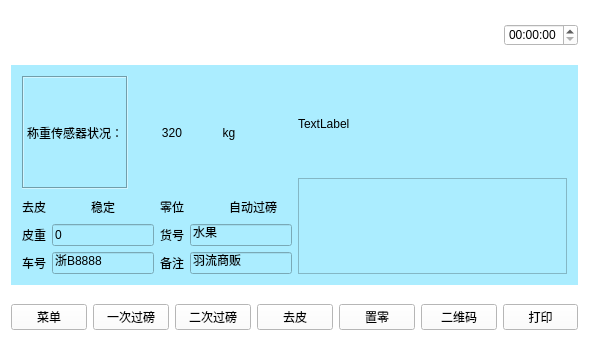
<?xml version="1.0" encoding="UTF-8"?>
<ui version="4.0">
 <class>Index</class>
 <widget class="QMainWindow" name="Index">
  <property name="geometry">
   <rect>
    <x>0</x>
    <y>0</y>
    <width>589</width>
    <height>354</height>
   </rect>
  </property>
  <property name="sizePolicy">
   <sizepolicy hsizetype="Minimum" vsizetype="Minimum">
    <horstretch>0</horstretch>
    <verstretch>0</verstretch>
   </sizepolicy>
  </property>
  <property name="minimumSize">
   <size>
    <width>200</width>
    <height>150</height>
   </size>
  </property>
  <property name="windowTitle">
   <string>Index</string>
  </property>
  <property name="styleSheet">
   <string notr="true">background-color: rgb(255, 255, 255);</string>
  </property>
  <widget class="QWidget" name="centralWidget">
   <layout class="QGridLayout" name="gridLayout_2" rowstretch="1,5,1">
    <item row="0" column="0">
     <layout class="QHBoxLayout" name="horizontalLayout_5">
      <item>
       <widget class="QPushButton" name="pushButton">
        <property name="text">
         <string/>
        </property>
        <property name="icon">
         <iconset resource="myimages.qrc">
          <normaloff>:/image/images/4g.png</normaloff>:/image/images/4g.png</iconset>
        </property>
        <property name="flat">
         <bool>true</bool>
        </property>
       </widget>
      </item>
      <item>
       <widget class="QPushButton" name="pushButton_2">
        <property name="text">
         <string/>
        </property>
        <property name="icon">
         <iconset resource="myimages.qrc">
          <normaloff>:/image/images/wireless.svg</normaloff>:/image/images/wireless.svg</iconset>
        </property>
        <property name="flat">
         <bool>true</bool>
        </property>
       </widget>
      </item>
      <item>
       <widget class="QPushButton" name="pushButton_4">
        <property name="text">
         <string/>
        </property>
        <property name="icon">
         <iconset resource="myimages.qrc">
          <normaloff>:/image/images/bl.svg</normaloff>:/image/images/bl.svg</iconset>
        </property>
        <property name="flat">
         <bool>true</bool>
        </property>
       </widget>
      </item>
      <item>
       <widget class="QPushButton" name="pushButton_5">
        <property name="text">
         <string/>
        </property>
        <property name="icon">
         <iconset resource="myimages.qrc">
          <normaloff>:/image/images/locate.svg</normaloff>:/image/images/locate.svg</iconset>
        </property>
        <property name="flat">
         <bool>true</bool>
        </property>
       </widget>
      </item>
      <item>
       <spacer name="horizontalSpacer_4">
        <property name="orientation">
         <enum>Qt::Horizontal</enum>
        </property>
        <property name="sizeHint" stdset="0">
         <size>
          <width>40</width>
          <height>20</height>
         </size>
        </property>
       </spacer>
      </item>
      <item>
       <widget class="QTimeEdit" name="timeEdit_2"/>
      </item>
     </layout>
    </item>
    <item row="1" column="0">
     <widget class="QWidget" name="widget_2" native="true">
      <property name="sizePolicy">
       <sizepolicy hsizetype="Preferred" vsizetype="Fixed">
        <horstretch>0</horstretch>
        <verstretch>0</verstretch>
       </sizepolicy>
      </property>
      <property name="styleSheet">
       <string notr="true">background-color: rgb(171, 237, 255);</string>
      </property>
      <layout class="QVBoxLayout" name="verticalLayout_4">
       <item>
        <layout class="QHBoxLayout" name="horizontalLayout_3" stretch="1,1">
         <item>
          <layout class="QVBoxLayout" name="verticalLayout_2" stretch="1,1">
           <item>
            <layout class="QVBoxLayout" name="verticalLayout" stretch="5,1">
             <property name="sizeConstraint">
              <enum>QLayout::SetDefaultConstraint</enum>
             </property>
             <item>
              <layout class="QHBoxLayout" name="horizontalLayout_4">
               <item>
                <widget class="QLabel" name="label_11">
                 <property name="sizePolicy">
                  <sizepolicy hsizetype="Preferred" vsizetype="Expanding">
                   <horstretch>0</horstretch>
                   <verstretch>0</verstretch>
                  </sizepolicy>
                 </property>
                 <property name="frameShape">
                  <enum>QFrame::Box</enum>
                 </property>
                 <property name="frameShadow">
                  <enum>QFrame::Sunken</enum>
                 </property>
                 <property name="text">
                  <string>称重传感器状况：</string>
                 </property>
                 <property name="alignment">
                  <set>Qt::AlignRight|Qt::AlignTrailing|Qt::AlignVCenter</set>
                 </property>
                 <property name="wordWrap">
                  <bool>true</bool>
                 </property>
                </widget>
               </item>
               <item>
                <widget class="QLabel" name="weight_label">
                 <property name="text">
                  <string>320</string>
                 </property>
                 <property name="scaledContents">
                  <bool>false</bool>
                 </property>
                 <property name="alignment">
                  <set>Qt::AlignCenter</set>
                 </property>
                 <property name="wordWrap">
                  <bool>false</bool>
                 </property>
                </widget>
               </item>
               <item>
                <widget class="QLabel" name="label_12">
                 <property name="text">
                  <string>  kg</string>
                 </property>
                </widget>
               </item>
              </layout>
             </item>
             <item>
              <layout class="QHBoxLayout" name="horizontalLayout_2">
               <property name="sizeConstraint">
                <enum>QLayout::SetNoConstraint</enum>
               </property>
               <item>
                <widget class="QLabel" name="label_6">
                 <property name="text">
                  <string>去皮</string>
                 </property>
                </widget>
               </item>
               <item>
                <widget class="QLabel" name="label_7">
                 <property name="text">
                  <string>稳定</string>
                 </property>
                </widget>
               </item>
               <item>
                <widget class="QLabel" name="label_8">
                 <property name="text">
                  <string>零位</string>
                 </property>
                </widget>
               </item>
               <item>
                <widget class="QLabel" name="label_9">
                 <property name="text">
                  <string>自动过磅</string>
                 </property>
                </widget>
               </item>
              </layout>
             </item>
            </layout>
           </item>
           <item>
            <layout class="QGridLayout" name="gridLayout" columnstretch="1,0,0,0">
             <item row="0" column="1">
              <widget class="QLineEdit" name="lineEdit">
               <property name="text">
                <string>0</string>
               </property>
              </widget>
             </item>
             <item row="0" column="0">
              <widget class="QLabel" name="label">
               <property name="text">
                <string>皮重</string>
               </property>
              </widget>
             </item>
             <item row="0" column="2">
              <widget class="QLabel" name="label_2">
               <property name="text">
                <string>货号</string>
               </property>
              </widget>
             </item>
             <item row="1" column="1">
              <widget class="mylineedit" name="lineEdit_car">
               <property name="text">
                <string>浙B8888</string>
               </property>
              </widget>
             </item>
             <item row="0" column="3">
              <widget class="mylineedit1" name="lineEdit_art">
               <property name="text">
                <string>水果</string>
               </property>
              </widget>
             </item>
             <item row="1" column="0">
              <widget class="QLabel" name="label_3">
               <property name="text">
                <string>车号</string>
               </property>
              </widget>
             </item>
             <item row="1" column="2">
              <widget class="QLabel" name="label_4">
               <property name="text">
                <string>备注</string>
               </property>
              </widget>
             </item>
             <item row="1" column="3">
              <widget class="QLineEdit" name="lineEdit_remark">
               <property name="text">
                <string>羽流商贩</string>
               </property>
              </widget>
             </item>
            </layout>
           </item>
          </layout>
         </item>
         <item>
          <layout class="QVBoxLayout" name="verticalLayout_3" stretch="1,1">
           <item>
            <widget class="myWidget" name="shipin" native="true">
             <widget class="QLabel" name="iplabel">
              <property name="geometry">
               <rect>
                <x>0</x>
                <y>0</y>
                <width>270</width>
                <height>96</height>
               </rect>
              </property>
              <property name="text">
               <string>TextLabel</string>
              </property>
             </widget>
            </widget>
           </item>
           <item>
            <widget class="QGraphicsView" name="graphicsView_2"/>
           </item>
          </layout>
         </item>
        </layout>
       </item>
      </layout>
     </widget>
    </item>
    <item row="2" column="0">
     <layout class="QHBoxLayout" name="horizontalLayout">
      <item>
       <widget class="QPushButton" name="menu">
        <property name="font">
         <font>
          <family>Bitstream Charter</family>
         </font>
        </property>
        <property name="text">
         <string>菜单</string>
        </property>
       </widget>
      </item>
      <item>
       <widget class="QPushButton" name="yiciguobang">
        <property name="text">
         <string>一次过磅</string>
        </property>
       </widget>
      </item>
      <item>
       <widget class="QPushButton" name="erciguobang">
        <property name="text">
         <string>二次过磅</string>
        </property>
       </widget>
      </item>
      <item>
       <widget class="QPushButton" name="pushButton_7">
        <property name="enabled">
         <bool>true</bool>
        </property>
        <property name="text">
         <string>去皮</string>
        </property>
       </widget>
      </item>
      <item>
       <widget class="QPushButton" name="pushButton_3">
        <property name="text">
         <string>置零</string>
        </property>
       </widget>
      </item>
      <item>
       <widget class="QPushButton" name="QRcode">
        <property name="text">
         <string>二维码</string>
        </property>
       </widget>
      </item>
      <item>
       <widget class="QPushButton" name="print">
        <property name="text">
         <string>打印</string>
        </property>
       </widget>
      </item>
     </layout>
    </item>
   </layout>
  </widget>
 </widget>
 <layoutdefault spacing="6" margin="11"/>
 <customwidgets>
  <customwidget>
   <class>mylineedit</class>
   <extends>QLineEdit</extends>
   <header>mylineedit.h</header>
  </customwidget>
  <customwidget>
   <class>mylineedit1</class>
   <extends>QLineEdit</extends>
   <header>mylineedit1.h</header>
  </customwidget>
  <customwidget>
   <class>myWidget</class>
   <extends>QWidget</extends>
   <header>mywidget.h</header>
   <container>1</container>
  </customwidget>
 </customwidgets>
 <resources>
  <include location="myimages.qrc"/>
 </resources>
 <connections/>
</ui>
